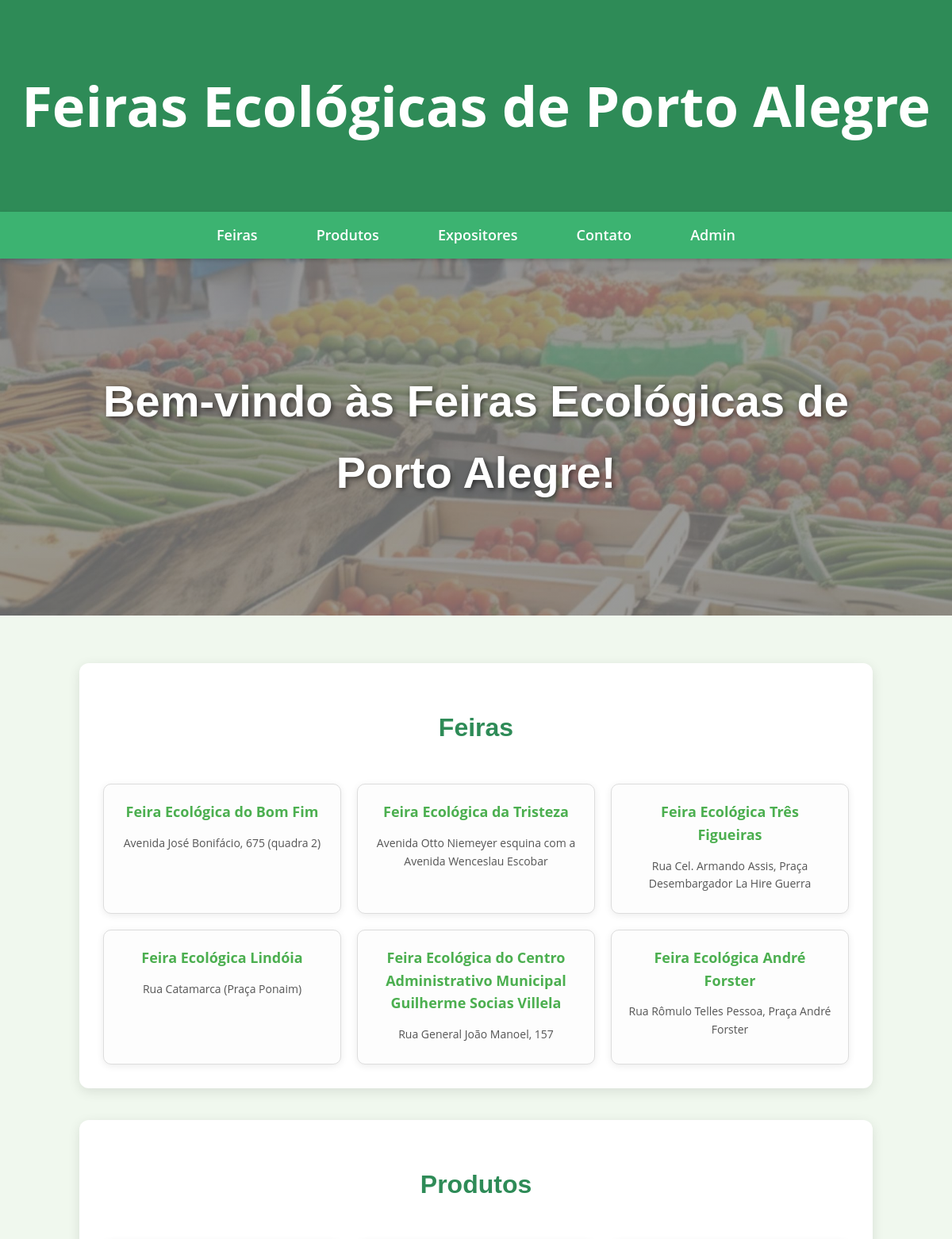
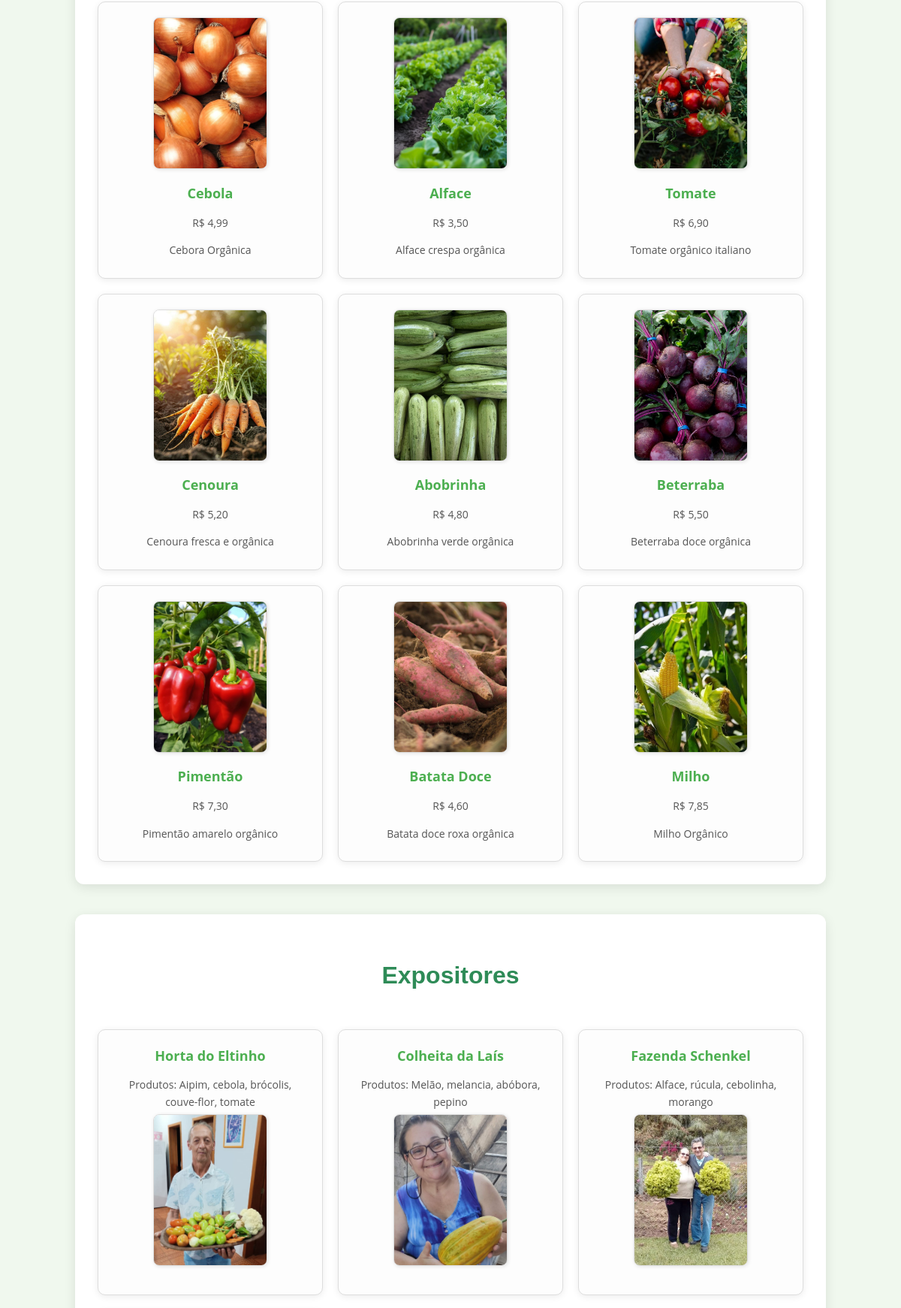
The page / (upper part) on the database its author committed (2 pictures, top to bottom).
### tables this page shows
CREATE TABLE `feiras` (
  `id` int(11) NOT NULL,
  `nome` varchar(128) NOT NULL,
  `dia_semana` varchar(64) NOT NULL,
  `horario` varchar(64) NOT NULL,
  `bairro` varchar(64) NOT NULL,
  `descricao` text NOT NULL
);

CREATE TABLE `produtos` (
  `id` int(11) NOT NULL,
  `nome` varchar(128) NOT NULL,
  `preco` decimal(8,2) DEFAULT NULL,
  `descricao` text NOT NULL,
  `foto` varchar(255) NOT NULL
);

CREATE TABLE `expositores` (
  `id` int(11) NOT NULL,
  `nome` varchar(128) NOT NULL,
  `produtos` text NOT NULL,
  `contato` varchar(32) NOT NULL,
  `foto` varchar(255) NOT NULL
);

### index.php (the view, shortened to what this page needs)
<?php require 'includes/header.php'; ?>
<nav>
    <ul>
        <li><a href="#feiras">Feiras</a></li>
        <li><a href="#produtos">Produtos</a></li>
        <li><a href="#expositores">Expositores</a></li>
        <li><a href="#contato">Contato</a></li>
        <li><a href="admin/index.php">Admin</a></li>
    </ul>
</nav>
<div class="banner">
    <h1>Bem-vindo às Feiras Ecológicas de Porto Alegre!</h1>
</div>
<main>
    <div class="container">
        <section id="feiras">
            <h2>Feiras</h2>
            <div class="grid-container">
            <?php
            $conn = conectar();
            $resultado = $conn->query("SELECT * FROM feiras");
            while($feira = $resultado->fetch_assoc()):
            ?>
                <div class="grid-item">
                    <h3><?php echo $feira['nome']; ?></h3>
                    <p><?php echo $feira['descricao']; ?></p>
                </div>
            <?php endwhile; ?>
            </div>
        </section>
        <section id="produtos">
            <h2>Produtos</h2>
            <div class="grid-container">
            <?php
            $resultado = $conn->query("SELECT * FROM produtos");
            while($produto = $resultado->fetch_assoc()):
            ?>
                <div class="grid-item">
                    <img src="<?php echo $produto['foto']; ?>" alt="<?php echo $produto['nome']; ?>" width="150" height="200" style="object-fit:cover; border-radius:8px;">
                    <h3><?php echo $produto['nome']; ?></h3>
                    <p>R$ <?php echo number_format($produto['preco'], 2, ',', '.'); ?></p>
                    <p><?php echo $produto['descricao']; ?></p>
                </div>
            <?php endwhile; ?>
            </div>
        </section>
        <section id="expositores">
            <h2>Expositores</h2>
            <div class="grid-container">
            <?php
            $resultado = $conn->query("SELECT * FROM expositores");
            while($expositor = $resultado->fetch_assoc()):
            ?>
                <div class="grid-item">
                    <h3><?php echo $expositor['nome']; ?></h3>
                    <p>Produtos: <?php echo $expositor['produtos']; ?></p>
                    <?php if (!empty($expositor['foto'])): ?>
                        <img src="<?php echo $expositor['foto']; ?>" alt="Foto de <?php echo $expositor['nome']; ?>" width="150">
                    <?php endif; ?>
                </div>
            <?php endwhile; ?>
            </div>
        </section>
    </div>
</main>
<?php require 'includes/footer.php'; ?>

### includes/header.php (shortened to what this page needs)
<!DOCTYPE html>
<html lang="pt-br">
<head>
    <link rel="stylesheet" href="style/style.css">
</head>
<body>
<header>
    <h1>Feiras Ecológicas de Porto Alegre</h1>
</header>
<main>

### includes/footer.php (shortened to what this page needs)
</main>
</body>
</html>

### style/style.css (style rules this page uses)
body { font-family: 'Open Sans', Arial, sans-serif; margin: 0; padding: 0; background: #f0f8ee; color: #333; line-height: 1.6; }
header { background: #2E8B57; color: white; padding: 30px 0; text-align: center; font-size: 2.2em; font-weight: 700; box-shadow: 0 4px 8px rgba(0,0,0,0.1); }
nav { background: #3CB371; padding: 15px 0; position: sticky; top: 0; z-index: 100; box-shadow: 0 2px 5px rgba(0,0,0,0.2); }
nav ul { margin: 0; padding: 0; list-style: none; text-align: center; }
nav ul li { display: inline-block; margin: 0 20px; }
nav ul li a { color: white; text-decoration: none; font-weight: 600; font-size: 18px; padding: 8px 15px; border-radius: 25px; transition: background-color 0.3s ease, transform 0.2s ease; }
.container { padding: 20px; max-width: 1000px; margin: 0 auto; }
section { background: white; padding: 30px; margin-bottom: 40px; border-radius: 12px; box-shadow: 0 4px 15px rgba(0,0,0,0.1); scroll-margin-top: 20px; }
section h2 { font-family: 'Montserrat', sans-serif; color: #2E8B57; padding-bottom: 15px; margin-bottom: 30px; font-size: 2em; text-align: center; }
.grid-container { display: grid; grid-template-columns: repeat(auto-fit, minmax(280px, 1fr)); gap: 20px; margin-top: 20px; }
.grid-item { background: #fdfdfd; padding: 20px; border-radius: 10px; border: 1px solid #ddd; box-shadow: 0 2px 10px rgba(0,0,0,0.08); text-align: center; }
.grid-item h3 { color: #4CAF50; margin-top: 0; margin-bottom: 8px; font-size: 18px; }
.grid-item p { color: #555; margin-bottom: 5px; font-size: 14px; }
.grid-item img { max-width: 150px; height: 200px; object-fit: cover; border-radius: 8px; border: 1px solid #ddd; box-shadow: 1px 1px 5px rgba(0,0,0,0.1); margin-bottom: 10px; }
.banner { background: linear-gradient(rgba(0, 0, 0, 0.4), rgba(0, 0, 0, 0.4)), url('../imagens/banner/banner.jpg') no-repeat center center/cover; height: 450px; display: flex; justify-content: center; align-items: center; color: white; text-shadow: 2px 2px 6px rgba(0,0,0,0.6); text-align: center; margin-bottom: 40px; }
.banner h1 { font-size: 56px; margin: 0; font-family: 'Montserrat', sans-serif; max-width: 80%; }

### rows shown on the page
feiras: nome "Feira Ecológica do Bom Fim", descricao "Avenida José Bonifácio, 675 (quadra 2)"
feiras: nome "Feira Ecológica da Tristeza", descricao "Avenida Otto Niemeyer esquina com a Avenida Wenceslau Escobar"
feiras: nome "Feira Ecológica Três Figueiras", descricao "Rua Cel. Armando Assis, Praça Desembargador La Hire Guerra"
feiras: nome "Feira Ecológica Lindóia", descricao "Rua Catamarca (Praça Ponaim)"
feiras: nome "Feira Ecológica do Centro Administrativo Municipal Guilherme Socias Villela", descricao "Rua General João Manoel, 157"
feiras: nome "Feira Ecológica André Forster", descricao "Rua Rômulo Telles Pessoa, Praça André Forster"
produtos: foto (picture), nome "Cebola", preco "4,99", descricao "Cebora Orgânica"
produtos: foto (picture), nome "Alface", preco "3,50", descricao "Alface crespa orgânica"
produtos: foto (picture), nome "Tomate", preco "6,90", descricao "Tomate orgânico italiano"
produtos: foto (picture), nome "Cenoura", preco "5,20", descricao "Cenoura fresca e orgânica"
produtos: foto (picture), nome "Abobrinha", preco "4,80", descricao "Abobrinha verde orgânica"
produtos: foto (picture), nome "Beterraba", preco "5,50", descricao "Beterraba doce orgânica"
produtos: foto (picture), nome "Pimentão", preco "7,30", descricao "Pimentão amarelo orgânico"
produtos: foto (picture), nome "Batata Doce", preco "4,60", descricao "Batata doce roxa orgânica"
produtos: foto (picture), nome "Milho", preco "7,85", descricao "Milho Orgânico"
expositores: nome "Horta do Eltinho", produtos "Aipim, cebola, brócolis, couve-flor, tomate", foto (picture)
expositores: nome "Colheita da Laís", produtos "Melão, melancia, abóbora, pepino", foto (picture)
expositores: nome "Fazenda Schenkel", produtos "Alface, rúcula, cebolinha, morango", foto (picture)
